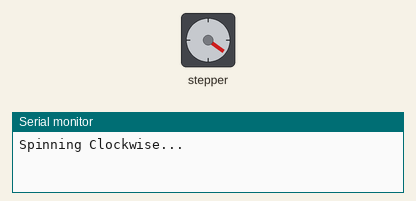
The sketch below on a simulated Arduino Uno, built with avr-gcc and run on an emulated ATmega328P. Shown: stepper motor, the last lines printed to the serial monitor. Wiring (inferred from the names in the program): stepper motor driver (2000 steps per turn assumed): step pin 14; direction pin 12; enable pin 2.

Above: at 0.05 s.
At 2.55 s:
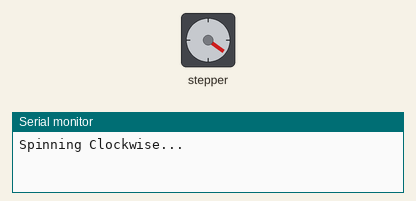
At 5.1 s:
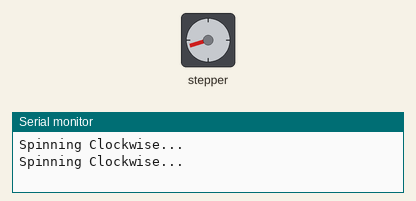
At 10.2 s:
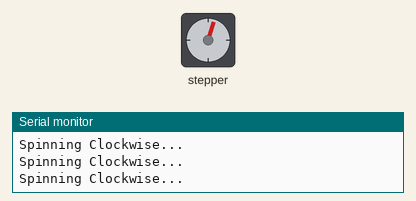
Timing chart, 0 to 13.3 s (numbered marks = the images above):
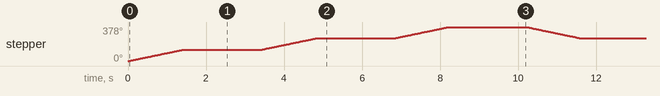

The sketch:

arduino-a4899n.ino
```cpp
const int DIR = 12; //D6
const int STEP = 14; //D5
const int Ena = 2; //D4
const int  steps_per_rev = 2000;

void setup()
{
  Serial.begin(115200);
  pinMode(STEP, OUTPUT);
  pinMode(DIR, OUTPUT);
  pinMode(Ena, OUTPUT);
}
void loop()
{
  digitalWrite(DIR, HIGH);
  Serial.println("Spinning Clockwise...");

  for(int i = 0; i< 700; i++)
  {
    digitalWrite(STEP, HIGH);
    delayMicroseconds(1000);
    digitalWrite(STEP, LOW);
    delayMicroseconds(1000);
  }
  delay(2000);
  digitalWrite(DIR, HIGH);
  Serial.println("Spinning Clockwise...");

  for(int i = 0; i< 700; i++)
  {
    digitalWrite(STEP, HIGH);
    delayMicroseconds(1000);
    digitalWrite(STEP, LOW);
    delayMicroseconds(1000);
  }
  delay(2000);
  digitalWrite(DIR, HIGH);
  Serial.println("Spinning Clockwise...");

  for(int i = 0; i< 700; i++)
  {
    digitalWrite(STEP, HIGH);
    delayMicroseconds(1000);
    digitalWrite(STEP, LOW);
    delayMicroseconds(1000);
  }
  delay(2000);


//////////////////////////////////bearer///////////////////////////////////////////////////////

  digitalWrite(DIR, LOW);
  Serial.println("Spinning Anti-Clockwise...");

  for(int i = 0; i< 700; i++)
  {
    digitalWrite(STEP, HIGH);
    delayMicroseconds(1000);
    digitalWrite(STEP, LOW);
    delayMicroseconds(1000);
  }
  delay(2000);
  digitalWrite(DIR, LOW);
  Serial.println("Spinning Anti-Clockwise...");

  for(int i = 0; i< 700; i++)
  {
    digitalWrite(STEP, HIGH);
    delayMicroseconds(1000);
    digitalWrite(STEP, LOW);
    delayMicroseconds(1000);
  }
  delay(2000);
  digitalWrite(DIR, LOW);
  Serial.println("Spinning Anti-Clockwise...");

  for(int i = 0; i< 700; i++)
  {
    digitalWrite(STEP, HIGH);
    delayMicroseconds(1000);
    digitalWrite(STEP, LOW);
    delayMicroseconds(1000);
  }
  delay(2000);

}
```
